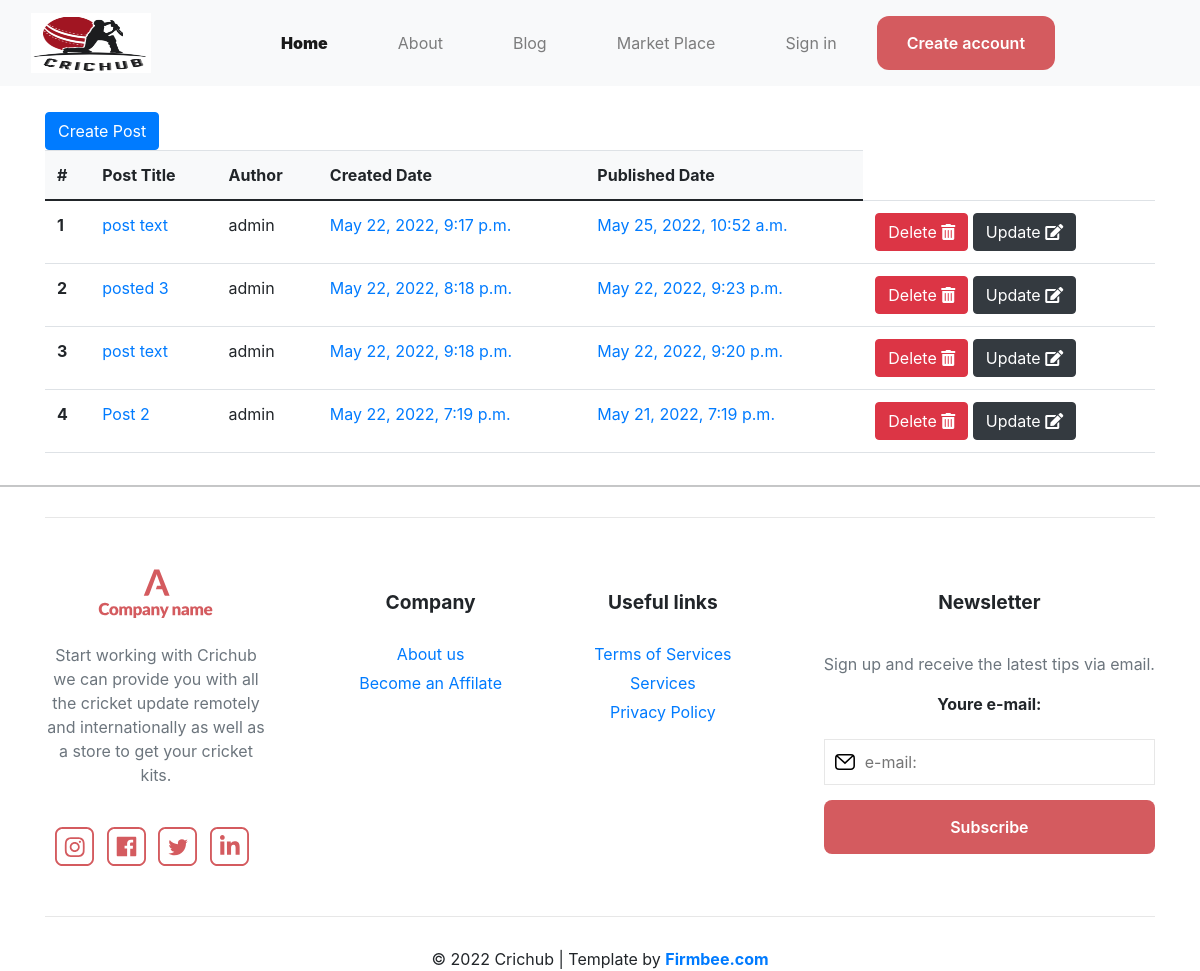
/blog/post-list/, run on the app's committed database.
### core/models.py (models this page shows, shortened)
class Post(models.Model):
    author = models.ForeignKey(User, on_delete=models.CASCADE,related_name='tag')
    title = models.CharField(max_length = 150)
    content = models.TextField()
    video = models.FileField(upload_to='video/',null=True, blank=True)
    image = models.ImageField(upload_to = 'image/',blank=True,null=True)
    publish_date = models.DateTimeField(null=True, blank=True)
    created_date = models.DateTimeField(auto_now_add=True)

### core/views.py (the view)
# urls.py: path('post-list/',PostlistView,name='draft'),
def PostlistView(request):
    post =Post.objects.all().order_by('-publish_date')
    page = request.GET.get('page', 1)
    paginator = Paginator(post, 10)
    try:
        posts = paginator.page(page)
    except PageNotAnInteger:
        posts = paginator.page(1)
    except EmptyPage:
        posts = paginator.page(paginator.num_pages)
    return render(request,'blog/post_list.html',{'posts':posts })

### template/blog/post_list.html (shortened to what this page needs)
{% extends 'base.html' %}
{% load static %}
{% load account %}
{% block content %}
  <div class="container mt-5 pt-5">
    <div class="row mt-3">
      <div class="col-lg-12 col-md-10 mx-auto">
<table class="table">
    <thead>
      <tr class="bg-light">
        <th scope="col">#</th>
        <th scope="col">Post Title</th>
        <th scope="col">Author</th>
        <th scope="col">Created Date</th>
        <th scope="col">Published Date</th>
      </tr>
    </thead>
    <tbody>
      {% for post in posts %}
      <tr>
        <th scope="row">{{ forloop.counter }}</th>
        <td><a href="{% url 'blog:post_detail' id=post.id %}">{{post.title|safe|truncatewords:20}}</a></td>
        <td>{{post.author}}</td>
        <td><a href="{% url 'blog:post_detail' id=post.id %}">{{post.created_date}}</a></td>
        <td><a href="{% url 'blog:post_detail' id=post.id %}">{{post.publish_date}}</a></td>
        <td>
          <a class="btn btn-danger" href="{% url 'blog:PostDelete' pk=post.pk  %}">Delete <i class="fas fa-trash-alt"></i></a>
          <a class="btn btn-dark" href="{% url 'blog:PostUpdate' pk=post.pk %}">Update <i class="fas fa-edit"></i></a>
        </td>
      </tr>
      {% endfor %}
      <a href="{% url 'blog:postCreate' %}" class="btn btn-primary">Create  Post</a>
    </tbody>
  </table>
      </div>
    </div>
  </div>
  <hr>
{% endblock content %}

### static/css/main.css (style rules this page uses)
*, *::after, *::before { -webkit-box-sizing: border-box; box-sizing: border-box; margin: 0; padding: 0; }
body { font-family: 'Lato', sans-serif; color: #4b4b4b; }
a { text-decoration: none; color: #4b4b4b; }

### data on the page
Post: title "post text", author "admin", created_date "May 22, 2022, 9:17 p.m.", publish_date "May 25, 2022, 10:52 a.m."
Post: title "posted 3", author "admin", created_date "May 22, 2022, 8:18 p.m.", publish_date "May 22, 2022, 9:23 p.m."
Post: title "post text", author "admin", created_date "May 22, 2022, 9:18 p.m.", publish_date "May 22, 2022, 9:20 p.m."
Post: title "Post 2", author "admin", created_date "May 22, 2022, 7:19 p.m.", publish_date "May 21, 2022, 7:19 p.m."
